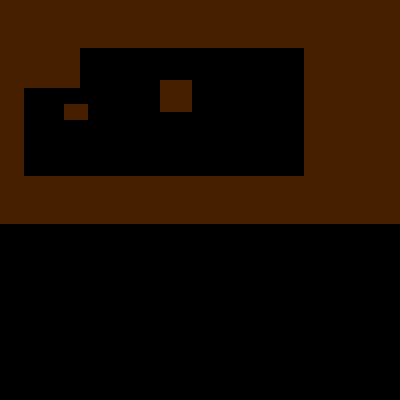

Below is a game level as drawn by its tile map, then a one-line description and the .tmx that defines it (tile-layer data replaced by summaries):
An orthogonal 50x50 tile map with 8x8 px tiles, 2 tile layers (BackLayer, ColLayer).

<map version="1.5" tiledversion="1.7.2" orientation="orthogonal" renderorder="right-down" width="50" height="50" tilewidth="8" tileheight="8" infinite="0" nextlayerid="3" nextobjectid="1">
 <editorsettings>
  <export target="TestMap.json" format="json" />
 </editorsettings>
 <tileset firstgid="1" source="mansionNes.tsx" />
 <layer id="1" name="BackLayer" width="50" height="50">
  <data>[2500 cells, 2500 non-empty, 1 distinct tile ids]</data>
 </layer>
 <layer id="2" name="ColLayer" width="50" height="50">
  <properties>
   <property name="colisiona" value="true" />
  </properties>
  <data>[2500 cells, 897 non-empty, 1 distinct tile ids]</data>
 </layer>
</map>
